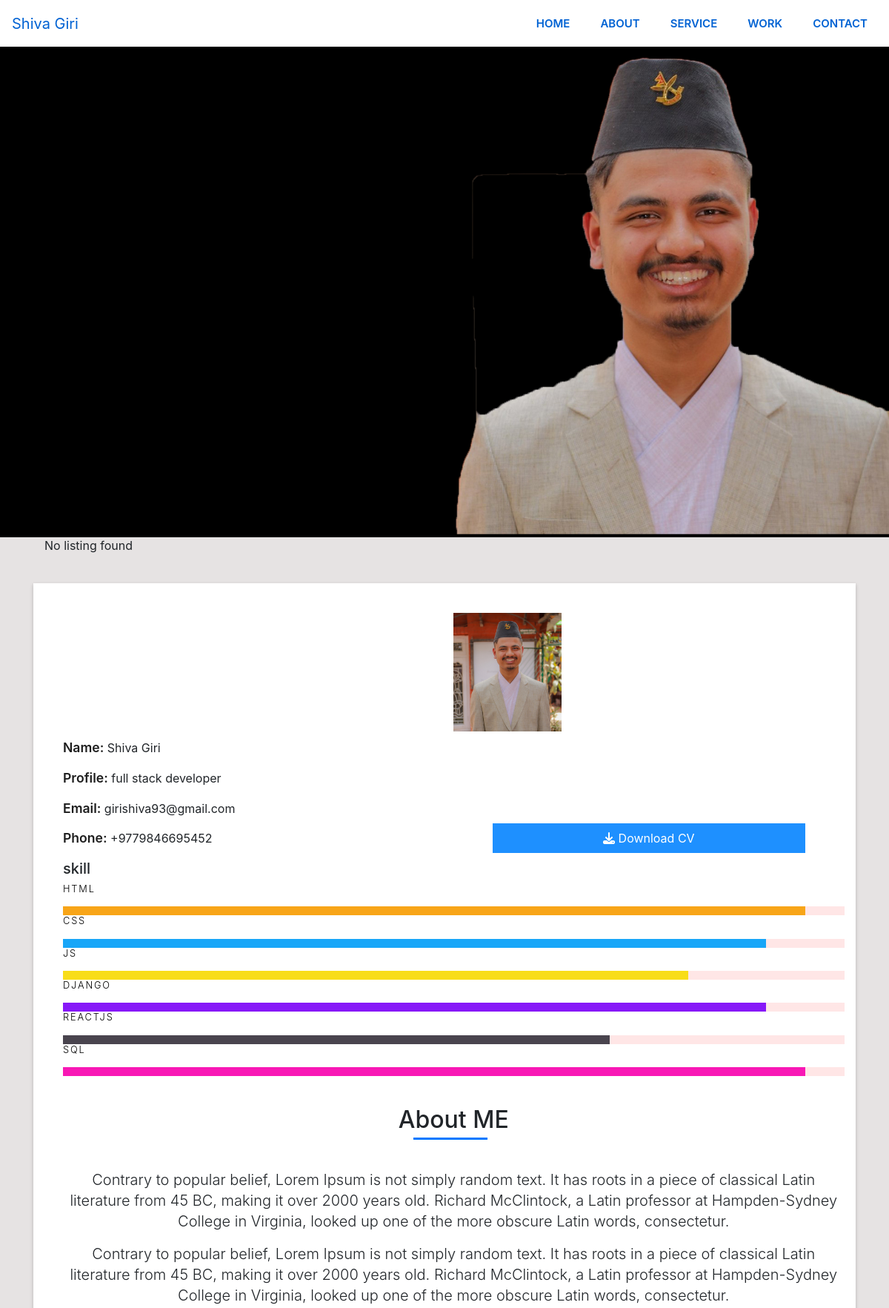
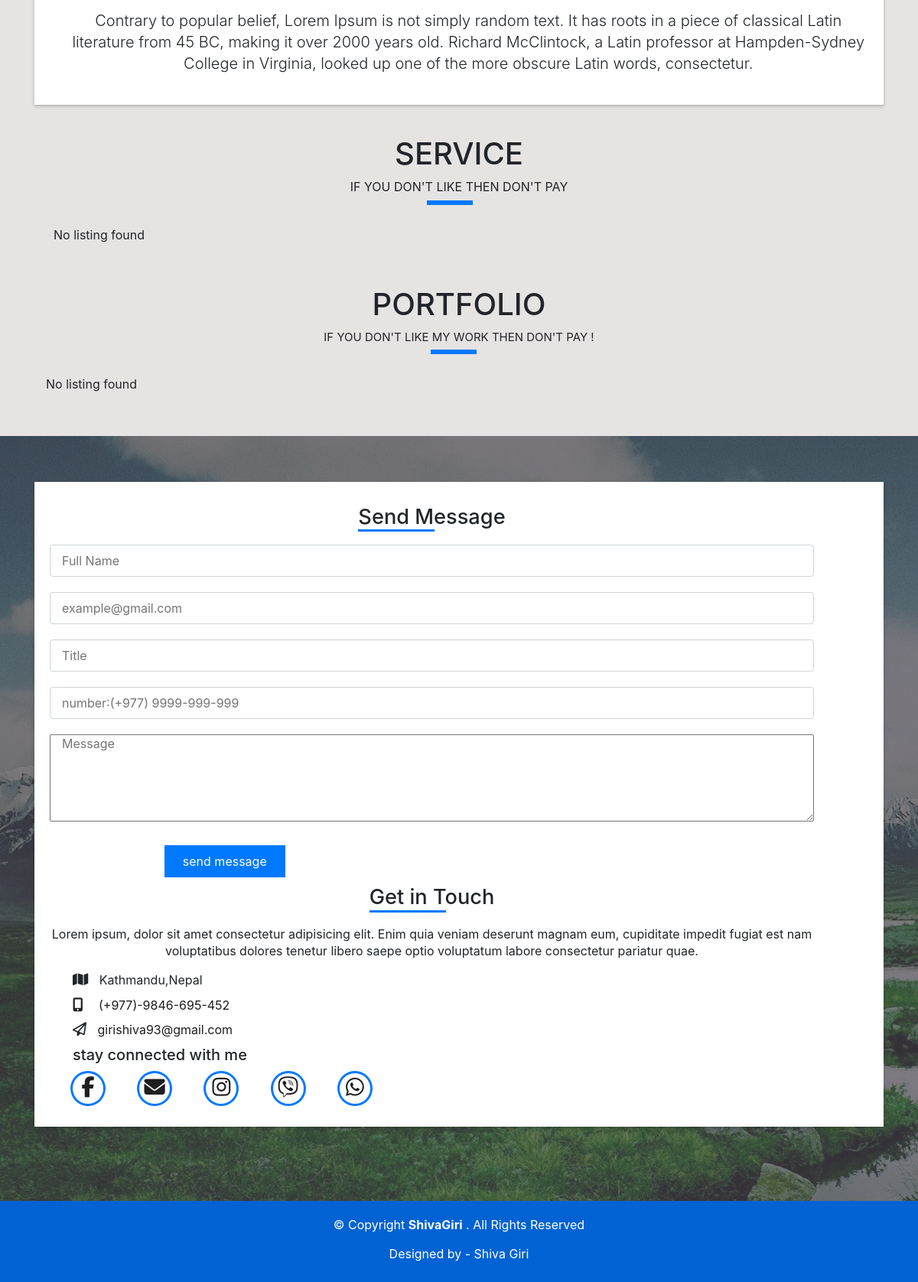
The page /about/ on the database its author committed (2 pictures, top to bottom).
### about/models.py (models this page shows, shortened)
class About(models.Model):
    name = models.CharField(max_length=200)
    profile = models.CharField(max_length=200)
    email = models.CharField(max_length=250)
    phone = models.CharField(max_length=20)
    description = models.TextField(blank=True)
    descriptionI = models.TextField(blank=True)
    descriptionII = models.TextField(blank=True)
    photo = models.ImageField(upload_to='photo/%Y/%m/%d')
    download = models.ImageField(upload_to='photo', blank=True)

### about/views.py (the view)
# urls.py: path('', views.index, name='index')
def index(request):
    aboutsdis = About.objects.all()
    context = {
        'about': aboutsdis
    }
    return render(request, 'pages/index.html',context)

### templates/pages/index.html (shortened to what this page needs)
{% extends 'base.html' %} {% load static %} {% block content %}
<body>
  <section>
    <div class="hero-img">
      <img
        class="cover-img"
        src="{% static 'image/aasishero.jpg' %}"
        alt="Aashish Giri"
        width="100%"
      />
      <div class="container">
        {% if textAnimations %}
        <div class="intro">
          {% for textAnimation in textAnimations %}
          <h1 class="intro-title mb-4">I am {{ textAnimation.name }}</h1>
          <p class="intro-subtitle">
            & I Am A
            <span
              class="txt-rotate"
              data-period="2000"
              data-rotate='[ "{{textAnimation.animation}}", "{{textAnimation.animationI}}", "{{textAnimation.animationII}}", "{{textAnimation.animationIV}}"]'
            ></span
            ><strong class="text-slider"></strong>
          </p>
          {% endfor %}
          {% else %}
            <div class="col-md-12">
              <p>No listing found</p>
            </div>
        </div>
        {% endif %}
      </div>
  </section>
  <section id="about">
    <div class="container">
      <div class="row-about">
      {% if about %}
        {% for abouts in about %}
              <div class="col-about">
                <div class="title-col">
                  <img
                    class="profile"
                    src="{{abouts.photo.url}}"
                    alt="profile"
                    width="100%"
                  />
                </div>
                <div class="title-col">
                  <p class="profile-details">
                    <span class="title-s">Name:</span>
                    <span class="title-dis-s">{{abouts.name}}</span>
                  </p>
                  <p class="profile-details">
                    <span class="title-s"> Profile:</span>
                    <span class="title-dis-s"> {{abouts.profile}} </span>
                  </p>
                  <p class="profile-details">
                    <span class="title-s"> Email: </span>
                    <span class="title-dis-s"> {{abouts.email}} </span>
                  </p>
                  <p class="profile-details">
                    <span class="title-s"> Phone: </span>
                    <span class="title-dis-s"> {{abouts.phone}} </span>
                  </p>
                  <p class="profile-details">
                    <a href="{{abouts.download.url}}" download
                      ><button class="downlaodcv">
                        <i class="fa fa-download"></i>
                        Download CV
                      </button></a
                    >
                  </p>
                </div>
                <div class="u-center">
                  <h5 class="skill-title">skill</h5>
                  <div class="skills">
                    <div class="skill">
                      <h3 class="skill__type">HTML</h3>
                      <div class="skill__outer-bar">
                        <div class="skill__inner-bar skill__inner-bar--100"></div>
                      </div>
                    </div>
                    <div class="skill">
                      <h3 class="skill__type">CSS</h3>
                      <div class="skill__outer-bar">
                        <div class="skill__inner-bar skill__inner-bar--90"></div>
                      </div>
                    </div>
                    <div class="skill">
                      <h3 class="skill__type">JS</h3>
                      <div class="skill__outer-bar">
                        <div class="skill__inner-bar skill__inner-bar--80"></div>
                      </div>
                    </div>
                    <div class="skill">
                      <h3 class="skill__type">Django</h3>
                      <div class="skill__outer-bar">
                        <div class="skill__inner-bar skill__inner-bar--70"></div>
                      </div>
                    </div>
                    <div class="skill">
                      <h3 class="skill__type">Reactjs</h3>
                      <div class="skill__outer-bar">
                        <div class="skill__inner-bar skill__inner-bar--60"></div>
                      </div>
                    </div>
                    <div class="skill">
                      <h3 class="skill__type">SQL</h3>
                      <div class="skill__outer-bar">
                        <div class="skill__inner-bar skill__inner-bar--50"></div>
                      </div>
                    </div>
                  </div>
                </div>
              </div>
              <div class="col-about">
                <div class="title-box">
                  <h5 class="title-left">About ME</h5>
                </div>
                <p class="discrip">
                 {{abouts.description}}
                </p>
                <p class="discrip">
                  {{abouts.descriptionI}}
                </p>
                <p class="discrip">
                  {{abouts.descriptionII}}
                </p>
              </div>
            </div>
        {% endfor %}
      {% else %}
      <div class="col-md-12">
        <p>No listing found</p>
      </div>
  {% endif %}
    </div>
  </section>
  <section id="service">
    <div class="container">
          <h1 class="service-title">service</h1>
          <p class="service-bio">If you don't like then don't pay</p>
          <div class="service-row">
            {% if services %}
              {% for service in services %}
                <div class="service-col">
                  <div class="service-box">
                    <div class="service-content">
                      <span class="ico-circle">
                        <i class="{{service.icons}}" style="font-size: 50px"></i
                      ></span>
                      <h2 class="s-title">{{service.header}}</h2>
                      <p class="service-discrip">
                          {{service.description}}
                      </p>
                    </div>
                  </div>
                </div>
            {% endfor %}
            {% else %}
            <div class="col-md-12">
              <p>No listing found</p>
            </div>
            {% endif %}
      </div>
  </section>
  <section id="work">
    <div class="container">
      <h1 class="service-title">portfolio</h1>
      <p class="portfolio-bio">if you don't like my work then don't pay !</p>
      <div class="portfolio-row">
        {% if portfolios %}
          {% for portfolio in portfolios %}
            <div class="portfolio-col">
              <div class="cover">
                <img src="{{portfolio.photo.url}}" alt="" width="100%" />
                <div class="overlay">
                  <p class="web-link">view | details</p>
                </div>
              </div>
              <h5 class="website-name">{{portfolio.imageheader}}</h5>
            </div>
          {% endfor %}
        {% else %}
        <div class="col-md-12">
          <p>No listing found</p>
        </div>
        {% endif %}
      </div>
    </div>
  </section>
  <section id="contact">
    <div
      class="contact-bg-img"
      style="background-image: url(/image/nature.jpg); height: 700px"
    >
      <div class="bg-color">
        <div class="container">
          <div class="contact-row">
            <div class="contact-col">
              <h5 class="contact-heading">Send Message</h5>
              <div id="form">
                <form
                  name="contact"
                  method="POST"
                  data-netlify="true"
                  netlify-honeypot="bot-field"
                >
                  <input
                    type="text"
                    name="name"
                    id="fname"
                    placeholder="Full Name"
                    required="required"
                  />
                  <input
                    type="email"
                    name="email"
                    id="email"
                    placeholder="example@gmail.com"
                    required="required"
                  />
                  <input
                    type="subject"
                    name="subject"
                    id="subject"
                    placeholder="Title"
                    required="required"
                  />
                  <input
                    type="number"
                    name="number"
                    id="number"
                    placeholder="number:(+977) 9999-999-999"
                    required="required"
                  />
                  <textarea
                    type="message"
                    name="message"
                    id="message"
                    rows="5"
                    data-rule="required"
                    placeholder="Message"
                    required="required"
                  ></textarea>
                  <div class="verify-col">
                    <input type="submit" id="submit" value="send message" />
                  </div>
                </form>
              </div>
            </div>
            <div class="contact-col">
              <h5 class="contact-heading">Get in Touch</h5>
              <p class="get-touch-describe">
                Lorem ipsum, dolor sit amet consectetur adipisicing elit. Enim
                quia veniam deserunt magnam eum, cupiditate impedit fugiat est
                nam voluptatibus dolores tenetur libero saepe optio voluptatum
                labore consectetur pariatur quae.
              </p>
              <li class="contact-details">
                <i
                  class="fas fa-map"
                  style="font-size: 18px; margin-right: 10px"
                ></i>
                Kathmandu,Nepal
              </li>
              <li class="contact-details">
                <i
                  class="fas fa-mobile-alt"
                  style="font-size: 18px; margin-right: 16px"
                ></i>
                <a href="tel:+977 9846695452" class="phone-link">
                  (+977)-9846-695-452</a
                >
              </li>
              <li class="contact-details">
                <i
                  class="far fa-paper-plane"
                  style="font-size: 18px; margin-right: 10px"
                ></i>
                <a href="mailto:girishiva93@gmail.com">
                  girishiva93@gmail.com
                </a>
                <h5 class="social-heading">stay connected with me</h5>
                <div class="social-media-row">
                  <div class="social-media-col">
                    <div class="social-icon">
                      <a
                        href="https://www.facebook.com/aasisgiri21/"
                        target="_blank"
                      >
                        <i class="fab fa-facebook-f"></i>
                      </a>
                    </div>
                  </div>
                  <div class="social-media-col">
                    <div class="social-icon">
                      <a href="mailto:girishiva93@gmail.com">
                        <i class="fas fa-envelope"></i>
                      </a>
                    </div>
                  </div>
                  <div class="social-media-col">
                    <div class="social-icon">
                      <a
                        href="https://www.instagram.com/aashishgiri21/"
                        target="_blank"
                        ><i class="fab fa-instagram"></i
                      ></a>
                    </div>
                  </div>
                  <div class="social-media-col">
                    <div class="social-icon">
                      <a href="tel:+977 9846695452">
                        <i class="fab fa-viber"></i>
                      </a>
                    </div>
                  </div>
                  <div class="social-media-col">
                    <div class="social-icon">
                      <a href="tel:+977 9846695452">
                        <i class="fab fa-whatsapp"></i>
                      </a>
                    </div>
                  </div>
                </div>
              </li>
            </div>
          </div>
        </div>
      </div>
    </div>
  </section>
  {% endblock %}

### templates/base.html (shortened to what this page needs)
{%load static%}
<!DOCTYPE html>
<html lang="en">
  <head>
    <link
      rel="stylesheet"
      href="https://stackpath.bootstrapcdn.com/bootstrap/4.5.2/css/bootstrap.min.css"
    />
    <link rel="stylesheet" href="{% static 'css/index.style.css' %}" />
    <link rel="stylesheet" href="{% static 'css/responsive.style.css' %}" />
  </head>
  <body>
    {% include 'headerandfooter/nav.html' %}
    {% block content %} {% endblock %}
    {% include 'headerandfooter/footer.html' %}
  </body>
</html>

### templates/headerandfooter/nav.html (shortened to what this page needs)
<header class="header fixed-top">
  <nav class="navbar navbar-expand-lg navbar-light bg-transparent">
    <a class="navbar-brand" href="#">Shiva Giri</a>
    <div class="collapse navbar-collapse" id="navbarSupportedContent">
      <ul class="navbar-nav ml-auto">
        <li class="nav-item active">
          <a class="nav-link" href="#"
            >Home <span class="sr-only">(current)</span></a
          >
        </li>
        <li class="nav-item">
          <a class="nav-link" href="#about">About</a>
        </li>
        <li class="nav-item">
          <a class="nav-link" href="#service">Service</a>
        </li>
        <li class="nav-item">
          <a class="nav-link" href="#work">Work</a>
        </li>
        <li class="nav-item">
          <a class="nav-link" href="#contact">Contact</a>
        </li>
      </ul>
    </div>
  </nav>
</header>

### templates/headerandfooter/footer.html
<footer>
  <p class="copy-right">
    © Copyright
    <strong>ShivaGiri</strong>
    . All Rights Reserved
  </p>
  <p class="credit">Designed by - Shiva Giri</p>
</footer>

### rows shown on the page
About: photo (picture), name "Shiva Giri", profile "full stack developer", email "girishiva93@gmail.com", phone "+9779846695452", description "Contrary to popular belief, Lorem Ipsum is not simply random text. It has roots in a piece of classical Latin literature from 45 BC, making it over 2000 years old. Richard McClintock, a Latin professor at Hampden-Sydney College in Virginia, looked up one of the more obscure Latin words, consectetur.", descriptionI "Contrary to popular belief, Lorem Ipsum is not simply random text. It has roots in a piece of classical Latin literature from 45 BC, making it over 2000 years old. Richard McClintock, a Latin professor at Hampden-Sydney College in Virginia, looked up one of the more obscure Latin words, consectetur.", descriptionII "Contrary to popular belief, Lorem Ipsum is not simply random text. It has roots in a piece of classical Latin literature from 45 BC, making it over 2000 years old. Richard McClintock, a Latin professor at Hampden-Sydney College in Virginia, looked up one of the more obscure Latin words, consectetur."
